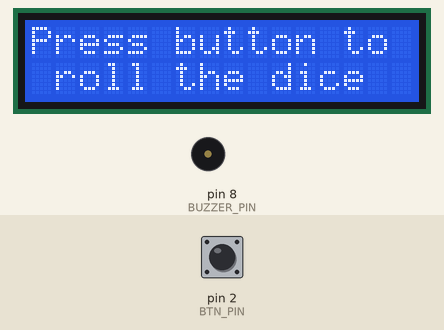
A sketch run on a simulated Arduino Uno, built with avr-gcc and run on an emulated ATmega328P. Shown: 16×2 character LCD, buzzer (waves = sounding). The test bench sets the inputs (shaded band); at power-on: pin 2 (BTN_PIN) HIGH. Random numbers use the default seed unless the sketch sets one.

Above: at 1.2 s.
1.3 s: pin 2 (BTN_PIN) pulled LOW for 0.15 s
At 2.6 s:
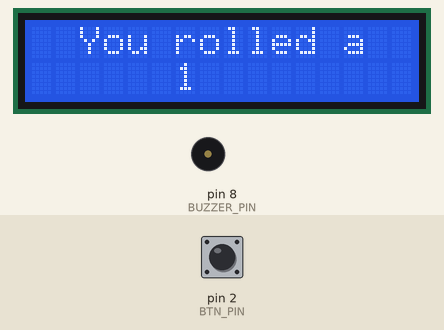
3.2 s: pin 2 (BTN_PIN) pulled LOW for 1 s
At 3.85 s:
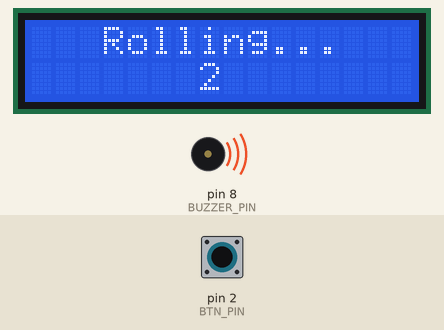
5.7 s: pin 2 (BTN_PIN) pulled LOW for 0.15 s
At 7.2 s:
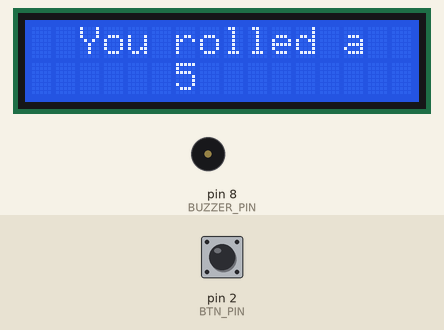
7.6 s: pin 2 (BTN_PIN) pulled LOW for 1 s
At 8.74 s:
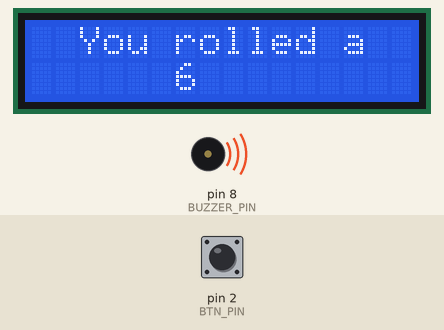
10.1 s: pin 2 (BTN_PIN) pulled LOW for 3.2 s
At 13.48 s:
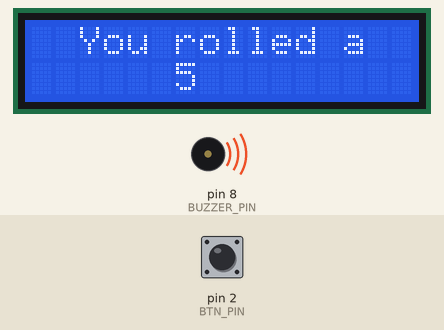
Timing chart, 0 to 15.1 s (numbered marks = the images above; inputs shaded):
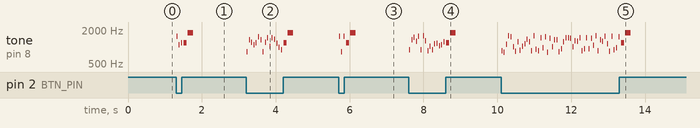

The sketch:

sketch.ino
```cpp
#include <Wire.h>
#include <LiquidCrystal_I2C.h>

#define BTN_PIN 2
#define BUZZER_PIN 8

LiquidCrystal_I2C lcd(0x27, 16, 2);

void setup(){
    pinMode(BTN_PIN, INPUT_PULLUP);
    pinMode(BUZZER_PIN, OUTPUT);

    lcd.init(); //lcd
    lcd.backlight();
    lcd.setCursor(0, 0);
    lcd.print("Press button to");
    lcd.setCursor(1, 1);
    lcd.print("roll the dice");
randomSeed(analogRead(0)); //seed random number generator
}

void loop(){
    if (digitalRead(BTN_PIN) == LOW) {
        int diceRoll = 1;

        lcd.clear();
        lcd.setCursor(3, 0);
        lcd.print("Rolling...");

        while (digitalRead(BTN_PIN) == LOW){
            diceRoll = random(1, 7); //generate random number between 1 and 6

            lcd.setCursor(7, 1);
            lcd.print(diceRoll);

            tone(BUZZER_PIN, random(800, 1600), 20);
            delay(60);
        }
lcd.clear();
lcd.setCursor(2, 0);
lcd.print("You rolled a");
lcd.setCursor(6, 1);
lcd.print(diceRoll);

tone(BUZZER_PIN, 1200, 80);
delay(100);
tone(BUZZER_PIN, 1800, 150);
delay(100);
    }
}
```

Measured:
- after the input at 1.3 s, tone on pin 8 (BUZZER_PIN): plays 1539 Hz for 0.02 s, 1098 Hz for 0.02 s, 1200 Hz for 0.02 s, 1200 Hz for 0.08 s, 1800 Hz for 0.15 s, starting at once; the display: first changes at once (image 1 shows a later state)
- after the input at 3.2 s, tone on pin 8 (BUZZER_PIN): plays 827 Hz for 0.02 s, 1342 Hz for 0.02 s, 1225 Hz for 0.02 s, 1105 Hz for 0.02 s, 1199 Hz for 0.02 s, 1507 Hz for 0.02 s … (18 notes in this stretch), starting at once; the display: first changes at once (image 2 shows a later state)
- after the input at 5.7 s, tone on pin 8 (BUZZER_PIN): plays 1563 Hz for 0.02 s, 823 Hz for 0.02 s, 1537 Hz for 0.02 s, 1200 Hz for 0.08 s, 1800 Hz for 0.15 s, starting at once; the display: first changes at once (image 3 shows a later state)
- after the input at 7.6 s, tone on pin 8 (BUZZER_PIN): plays 901 Hz for 0.02 s, 1348 Hz for 0.02 s, 1503 Hz for 0.02 s, 1268 Hz for 0.02 s, 1548 Hz for 0.02 s, 885 Hz for 0.02 s … (18 notes in this stretch), starting at once; the display: first changes at once (image 4 shows a later state)
- after the input at 10.1 s, tone on pin 8 (BUZZER_PIN): plays 857 Hz for 0.02 s, 810 Hz for 0.02 s, 1120 Hz for 0.02 s, 1568 Hz for 0.02 s, 1506 Hz for 0.02 s, 1011 Hz for 0.02 s … (54 notes in this stretch), starting at once; the display: first changes at once (image 5 shows a later state)
